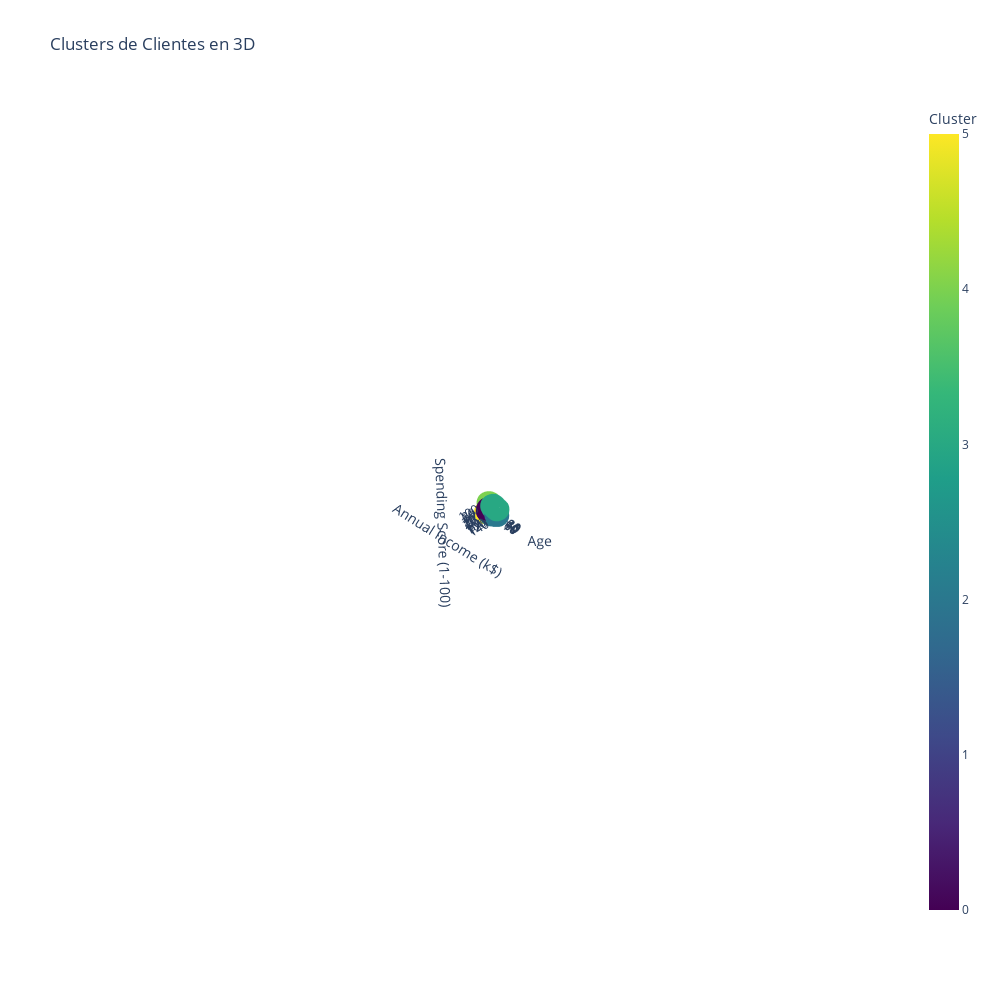

Notebook code for this chart:
### Markdown cell above
Considerando que de los clusters identificados existen 2 casi mezclados, es necesario considerar un gráfico 3D para ver si se separan mejor

### Code cell
import plotly.express as px

# Crear gráfico 3D interactivo
fig = px.scatter_3d(
    data, 
    x='Age', 
    y='Annual Income (k$)', 
    z='Spending Score (1-100)', 
    color='Cluster', 
    title='Clusters de Clientes en 3D', 
    labels={'Age': 'Age', 'Annual Income (k$)': 'Annual Income (k$)', 'Spending Score (1-100)': 'Spending Score (1-100)'},
    color_continuous_scale='viridis'
)

fig.update_layout(
    width=1000,
    height=1000,
)

fig.show()

### Figure 1 — Plotly figure (JSON) as saved in the notebook; plotly's stock layout.template omitted (floating-point values rounded to 4 significant figures; data arrays with more than 128 entries replaced by an {"elided": "..."} marker saying what was removed)
{"data": [{"hovertemplate": "Age=%{x}<br>Annual Income (k$)=%{y}<br>Spending Score (1-100)=%{z}<br>Cluster=%{marker.color}<extra></extra>", "legendgroup": "", "marker": {"color": {"elided": "200 int values"}, "coloraxis": "coloraxis", "symbol": "circle"}, "mode": "markers", "name": "", "scene": "scene", "showlegend": false, "type": "scatter3d", "x": {"elided": "200 int values"}, "y": {"elided": "200 int values"}, "z": {"elided": "200 int values"}}], "layout": {"coloraxis": {"colorbar": {"title": {"text": "Cluster"}}, "colorscale": [[0, "#440154"], [0.1111, "#482878"], [0.2222, "#3e4989"], [0.3333, "#31688e"], [0.4444, "#26828e"], [0.5556, "#1f9e89"], [0.6667, "#35b779"], [0.7778, "#6ece58"], [0.8889, "#b5de2b"], [1, "#fde725"]]}, "height": 1000, "legend": {"tracegroupgap": 0}, "scene": {"aspectmode": "auto", "aspectratio": {"x": 0.6093, "y": 1.429, "z": 1.148}, "camera": {"center": {"x": 0, "y": 0, "z": 0}, "eye": {"x": 56.41, "y": 56.41, "z": 56.41}, "projection": {"type": "perspective"}, "up": {"x": 0, "y": 0, "z": 1}}, "domain": {"x": [0, 1], "y": [0, 1]}, "xaxis": {"title": {"text": "Age"}, "type": "linear"}, "yaxis": {"title": {"text": "Annual Income (k$)"}, "type": "linear"}, "zaxis": {"title": {"text": "Spending Score (1-100)"}, "type": "linear"}}, "title": {"text": "Clusters de Clientes en 3D"}, "width": 1000}}
